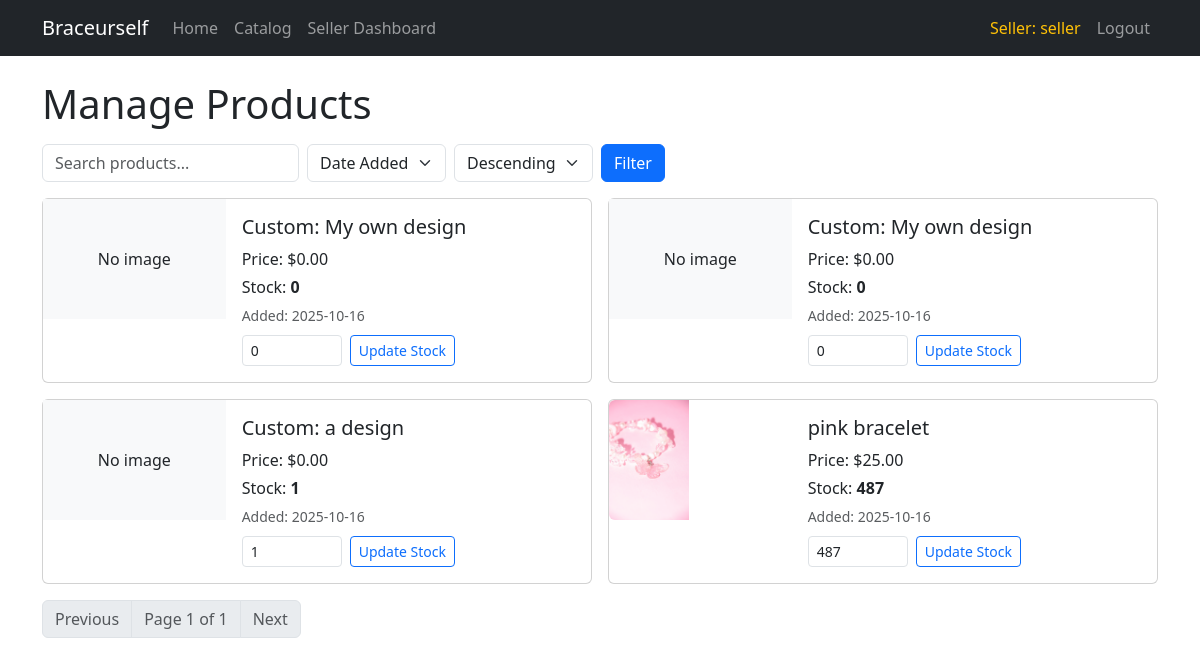
The page /seller/manage-products/ (signed in) on the database its author committed.
### shop/models.py (models this page shows, shortened)
class Product(models.Model):
    name = models.CharField(max_length=100)
    price = models.DecimalField(max_digits=8, decimal_places=2)
    image = models.ImageField(upload_to='product_images/')
    created_by = models.ForeignKey(SellerProfile, on_delete=models.CASCADE)
    stock = models.PositiveIntegerField(default=0)
    created_at = models.DateTimeField(auto_now_add=True, null=True, blank=True)

### shop/views.py (the view, shortened to what this page needs)
# urls.py: path('seller/manage-products/', views.manage_products_list, name='manage_products_list'),
def manage_products_list(request):
    if not request.user.is_authenticated or not hasattr(request.user, 'sellerprofile'):
        return redirect('login')
    seller_profile = request.user.sellerprofile
    qs = Product.objects.filter(created_by=seller_profile)
    sort_by = request.GET.get('sort_by', 'created_at')  # price, stock, created_at
    sort_dir = request.GET.get('sort_dir', 'desc')  # asc or desc
    search = request.GET.get('search', '').strip()
    if search:
        qs = qs.filter(name__icontains=search)
    allowed_order_fields = {'price', 'stock', 'created_at'}
    if sort_by not in allowed_order_fields:
        sort_by = 'created_at'
    order_field = sort_by if sort_dir == 'asc' else f"-{sort_by}"
    qs = qs.order_by(order_field)
    paginator = Paginator(qs, 10)
    page_number = request.GET.get('page')
    page_obj = paginator.get_page(page_number)
    return render(request, 'shop/manage_products.html', {
        'page_obj': page_obj,
        'filters': {
            'search': search or '',
            'sort_by': sort_by,
            'sort_dir': sort_dir,
        },
    })

### shop/templates/shop/manage_products.html (shortened to what this page needs)
{% extends 'shop/base.html' %}
{% block content %}
<h1 class="mb-3">Manage Products</h1>
<form method="get" class="row g-2 mb-3">
	<div class="col-auto">
		<input type="search" name="search" class="form-control" placeholder="Search products..." value="{{ filters.search }}">
	</div>
	<div class="col-auto">
		<select name="sort_by" class="form-select">
			<option value="created_at" {% if filters.sort_by == 'created_at' %}selected{% endif %}>Date Added</option>
		</select>
	</div>
	<div class="col-auto">
		<select name="sort_dir" class="form-select">
			<option value="desc" {% if filters.sort_dir == 'desc' %}selected{% endif %}>Descending</option>
		</select>
	</div>
	<div class="col-auto">
		<button class="btn btn-primary">Filter</button>
	</div>
</form>
{% if page_obj.object_list %}
	<div class="row g-3">
		{% for product in page_obj.object_list %}
			<div class="col-md-6">
				<div class="card">
					<div class="row g-0">
						<div class="col-4">
							{% if product.image %}
								<img src="{{ product.image.url }}" class="img-fluid rounded-start" style="height:120px;object-fit:cover;">
							{% else %}
								<div class="bg-light d-flex align-items-center justify-content-center" style="height:120px;">No image</div>
							{% endif %}
						</div>
						<div class="col-8">
							<div class="card-body">
								<h5 class="card-title">{{ product.name }}</h5>
								<p class="card-text mb-1">Price: ${{ product.price }}</p>
								<p class="card-text mb-1">Stock: <strong id="stock-{{ product.id }}">{{ product.stock }}</strong></p>
								<small class="text-muted">Added: {{ product.created_at|date:"Y-m-d" }}</small>
								<form method="post" class="mt-2 d-flex align-items-center gap-2">
									<input type="number" name="new_stock" min="0" value="{{ product.stock }}" class="form-control form-control-sm" style="width:100px;">
									<button type="submit" name="update_stock" class="btn btn-sm btn-outline-primary">Update Stock</button>
								</form>
							</div>
						</div>
					</div>
				</div>
			</div>
		{% endfor %}
	</div>
	<nav class="mt-3">
		<ul class="pagination">
			{% if page_obj.has_previous %}
			<li class="page-item"><a class="page-link" href="?{% for k,v in request.GET.items %}{% if k != 'page' %}{{ k }}={{ v|urlencode }}&{% endif %}{% endfor %}page={{ page_obj.previous_page_number }}">Previous</a></li>
			{% else %}
			<li class="page-item disabled"><span class="page-link">Previous</span></li>
			{% endif %}
			<li class="page-item disabled"><span class="page-link">Page {{ page_obj.number }} of {{ page_obj.paginator.num_pages }}</span></li>
			{% if page_obj.has_next %}
			<li class="page-item"><a class="page-link" href="?{% for k,v in request.GET.items %}{% if k != 'page' %}{{ k }}={{ v|urlencode }}&{% endif %}{% endfor %}page={{ page_obj.next_page_number }}">Next</a></li>
			{% else %}
			<li class="page-item disabled"><span class="page-link">Next</span></li>
			{% endif %}
		</ul>
	</nav>
{% else %}
	<p>No products found.</p>
{% endif %}
{% endblock %}

### shop/templates/shop/base.html (shortened to what this page needs)
<!DOCTYPE html>
<html lang="en">
<head>
    <link href="https://cdn.jsdelivr.net/npm/bootstrap@5.3.3/dist/css/bootstrap.min.css" rel="stylesheet">
</head>
<body>
    <nav class="navbar navbar-expand-lg navbar-dark bg-dark mb-4">
        <div class="container">
            <a class="navbar-brand" href="{% url 'home' %}">Braceurself</a>
            <div class="collapse navbar-collapse">
                <ul class="navbar-nav me-auto mb-2 mb-lg-0">
                    <li class="nav-item"><a class="nav-link" href="{% url 'home' %}">Home</a></li>
                    <li class="nav-item"><a class="nav-link" href="{% url 'catalog' %}">Catalog</a></li>
                    {% if user.is_authenticated and user.sellerprofile %}
                        <li class="nav-item"><a class="nav-link" href="{% url 'seller_dashboard' %}">Seller Dashboard</a></li>
                    {% endif %}
                </ul>
                <ul class="navbar-nav ms-auto mb-2 mb-lg-0">
                    {% if user.is_authenticated %}
                        {% if user.sellerprofile %}
                            <li class="nav-item">
                                <a class="nav-link text-warning" href="#"
                                   tabindex="-1">Seller: {{ user.username }}</a>
                            </li>
                        {% else %}
                            <li class="nav-item">
                                <a class="nav-link" href="#" tabindex="-1">Welcome, {{ user.username }}!</a>
                            </li>
                        {% endif %}
                        <li class="nav-item"><a class="nav-link" href="{% url 'logout' %}">Logout</a></li>
                    {% else %}
                        <li class="nav-item"><a class="nav-link" href="{% url 'login' %}">Login</a></li>
                        <li class="nav-item"><a class="nav-link" href="{% url 'register' %}">Register</a></li>
                    {% endif %}
                </ul>
            </div>
        </div>
    </nav>
    <div class="container">
        {% block content %}{% endblock %}
    </div>
</body>
</html>

### rows shown on the page
Product: image "No image", name "Custom: My own design", price "0.00", stock "0", created_at "2025-10-16", new_stock "0"
Product: image "No image", name "Custom: My own design", price "0.00", stock "0", created_at "2025-10-16", new_stock "0"
Product: image "No image", name "Custom: a design", price "0.00", stock "1", created_at "2025-10-16", new_stock "1"
Product: image (picture), name "pink bracelet", price "25.00", stock "487", created_at "2025-10-16", new_stock "487"

### other values the page prints
{{ user.username }} "seller"
{{ page_obj.number }} "1"
{{ page_obj.paginator.num_pages }} "1"
